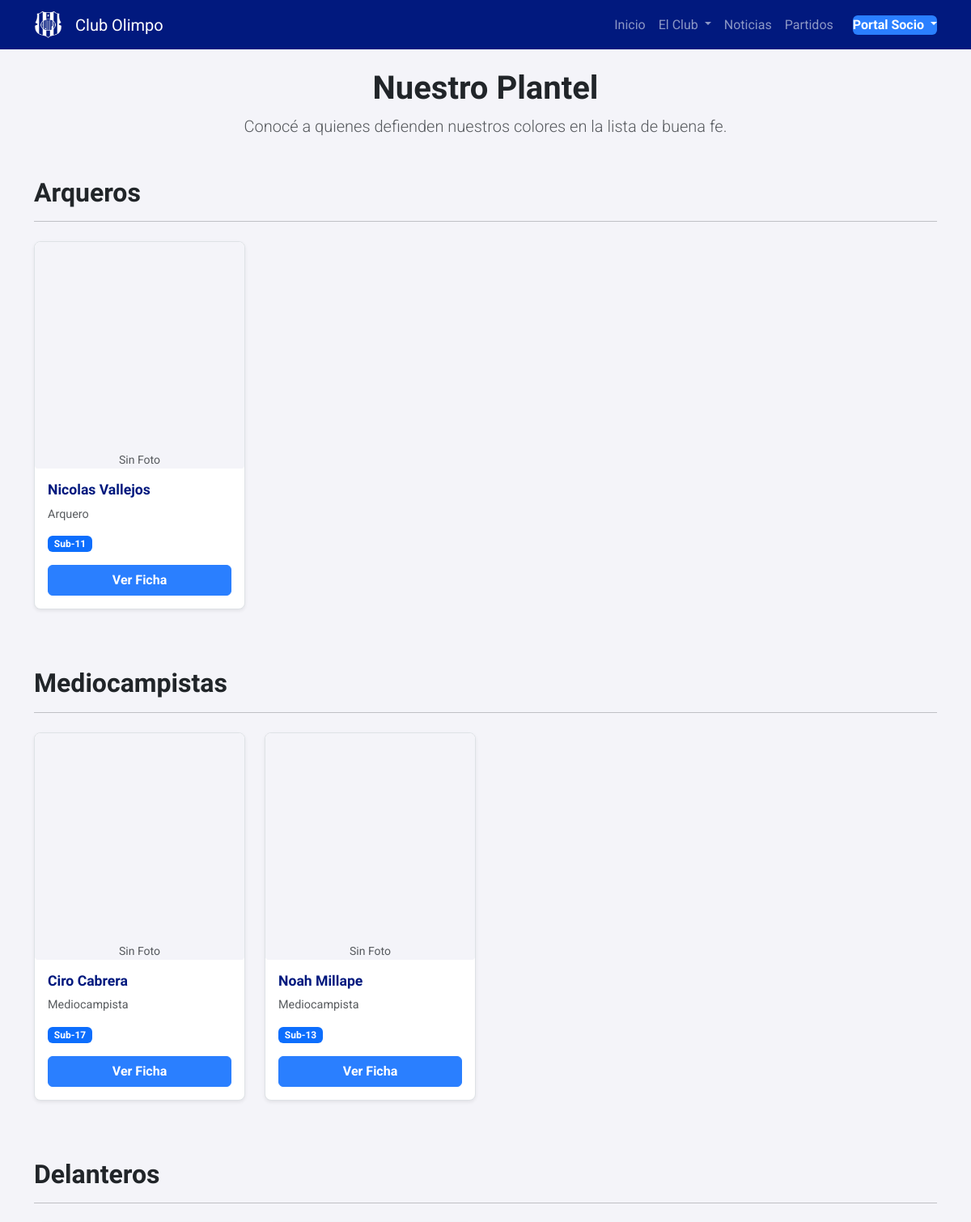
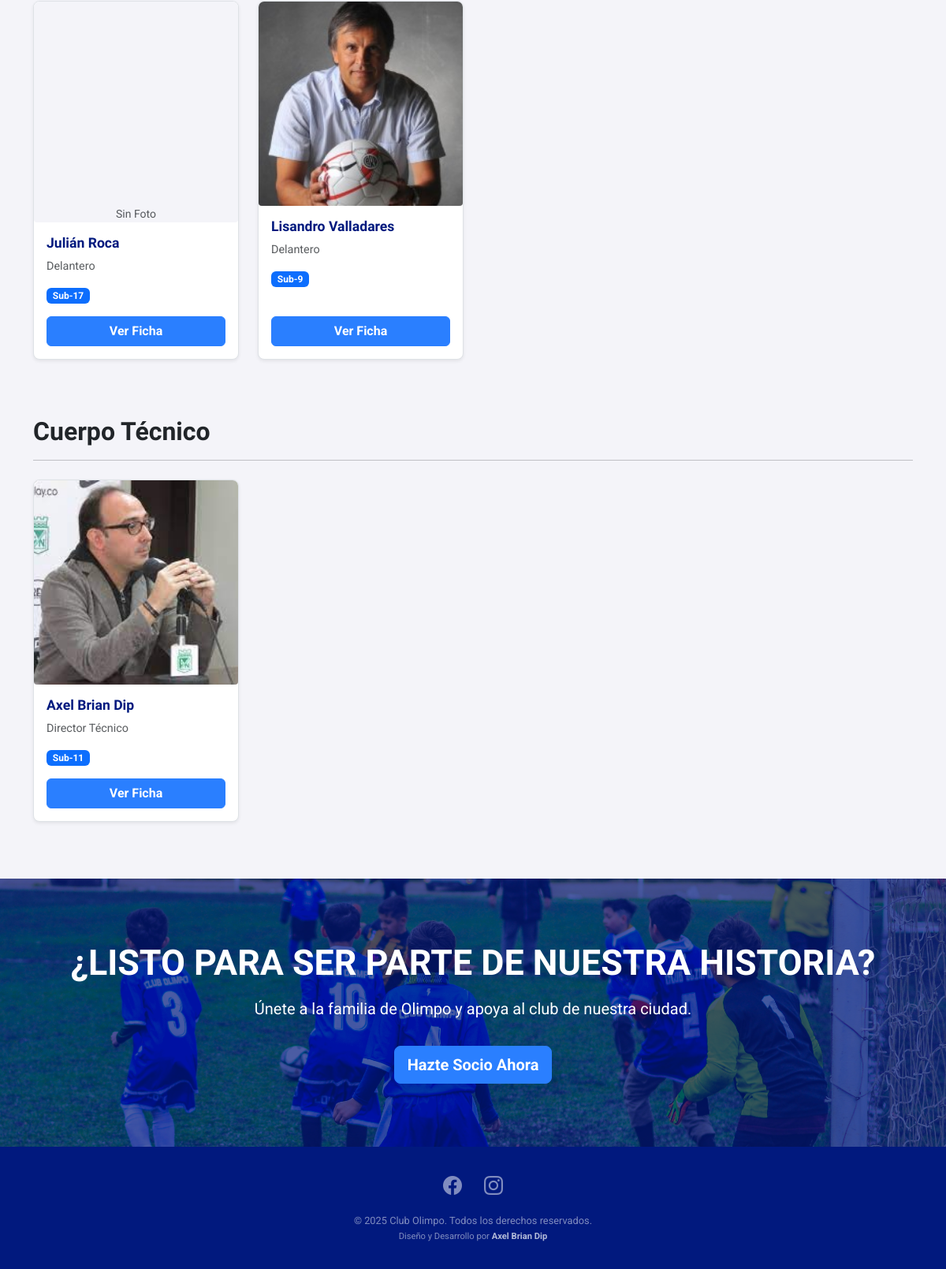
/members/plantel/, run on the app's committed database (2 pictures, top to bottom).
### members/models.py (models this page shows, shortened)
class Role(models.Model):
    class Function(models.TextChoices):
        JUGADOR = 'JUG', 'Jugador'
        STAFF = 'STA', 'Cuerpo Técnico'
        DIRIGENTE = 'DIR', 'Dirigente'
    profile = models.ForeignKey('Profile', on_delete=models.CASCADE, related_name='roles')
    function = models.CharField("Función", max_length=3, choices=Function.choices)
    category = models.ForeignKey(Category, on_delete=models.SET_NULL, null=True, blank=True, verbose_name="Categoría (si aplica)")
    specific_position = models.CharField("Cargo Específico", max_length=100, help_text="Ej: Delantero, Tesorero, Director Técnico")
    specific_position = models.ForeignKey(
        SpecificPosition,
        on_delete=models.PROTECT,
        verbose_name="Cargo Específico"
    )
    class Meta:
        verbose_name = "Rol"
        verbose_name_plural = "Roles"

class Profile(models.Model):
    user = models.OneToOneField(User, on_delete=models.CASCADE)
    member_id = models.PositiveIntegerField(
        "Número de Socio",
        unique=True,
        default=get_next_member_id,
        editable=False # Hacemos que no se pueda editar desde el admin
    )
    date_of_birth = models.DateField("Fecha de Nacimiento", null=True, blank=True)
    dni = models.CharField("DNI", max_length=20, blank=True)
    address = models.CharField("Dirección", max_length=255, blank=True)
    phone_number = models.CharField("Teléfono", max_length=50, blank=True)
    profile_photo = models.ImageField("Foto de Perfil", upload_to='profile_photos/', blank=True, null=True)
    extra_photo_1 = models.ImageField("Foto Extra 1 (opcional)", upload_to='extra_photos/', blank=True, null=True)
    extra_photo_2 = models.ImageField("Foto Extra 2 (opcional)", upload_to='extra_photos/', blank=True, null=True)
    dni_photo_front = models.ImageField("Foto DNI (Frente)", upload_to='dni_photos/', blank=True, null=True)
    dni_photo_back = models.ImageField("Foto DNI (Dorso)", upload_to='dni_photos/', blank=True, null=True)
    member_type = models.ForeignKey(MemberType, on_delete=models.SET_NULL, null=True, blank=True, verbose_name="Tipo de Socio")
    is_on_roster = models.BooleanField("En Lista Oficial (para jugadores)", default=False)
    is_exempt = models.BooleanField("Cuota Bonificada", default=False)

class SpecificPosition(models.Model):
    name = models.CharField("Nombre del Cargo", max_length=100, unique=True)
    class Meta:
        verbose_name = "Cargo Específico"
        verbose_name_plural = "Cargos Específicos"
        ordering = ['name']

class Category(models.Model):
    name = models.CharField("Nombre", max_length=100, unique=True)
    order = models.PositiveIntegerField("Orden", default=0, help_text="Menor número aparece primero")
    class Meta:
        verbose_name = "Categoría"
        verbose_name_plural = "Categorías"
        ordering = ['order', 'name']

### members/views.py (the view)
# urls.py: path('plantel/', views.player_list, name='player_list'),
def player_list(request):
    profiles_on_roster = Profile.objects.filter(is_on_roster=True)
    roles = Role.objects.filter(profile__in=profiles_on_roster).select_related('profile', 'category', 'specific_position')
    grouped_players = OrderedDict()
    position_map = OrderedDict([
        ('Arqueros', ['Arquero']),
        ('Defensores', ['Defensor']),
        ('Mediocampistas', ['Mediocampista']),
        ('Delanteros', ['Delantero']),
        ('Cuerpo Técnico', ['Director Técnico', 'Ayudante de Campo', 'Preparador Físico'])
    ])
    for group_title, positions_in_group in position_map.items():
        roles_in_group = [
            role for role in roles if role.specific_position.name in positions_in_group
        ]
        if roles_in_group:
            grouped_players[group_title] = sorted(roles_in_group, key=lambda r: r.profile.user.last_name)
    context = {'grouped_players': grouped_players}
    return render(request, 'members/player_list.html', context)

### members/templates/members/player_list.html (shortened to what this page needs)
{% extends 'base.html' %}
{% block content %}
<div class="text-center mb-5">
    <h1>Nuestro Plantel</h1>
    <p class="lead text-muted">Conocé a quienes defienden nuestros colores en la lista de buena fe.</p>
</div>
{% for group_title, roles_in_group in grouped_players.items %}
    <div class="position-group mb-5">
        <h2 class="position-title">{{ group_title }}</h2>
        <hr class="mb-4">
        <div class="row">
            {% for role in roles_in_group %}
                <div class="col-lg-3 col-md-4 mb-4">
                    <div class="card h-100 shadow-sm player-card">
                        <div class="player-card-img-wrapper">
                            {% if role.profile.profile_photo %}
                                <img src="{{ role.profile.profile_photo.url }}" class="card-img-top" alt="Foto de {{ role.profile.user.get_full_name }}">
                            {% else %}
                                <div class="d-flex align-items-center justify-content-center h-100"><small class="text-muted">Sin Foto</small></div>
                            {% endif %}
                        </div>
                        <div class="card-body d-flex flex-column">
                            <h5 class="card-title">{{ role.profile.user.get_full_name }}</h5>
                            <p class="card-text text-muted">{{ role.specific_position.name }}</p>
                            {% if role.category %}
                                <span class="badge bg-primary align-self-start mb-3">{{ role.category.name }}</span>
                            {% endif %}
                            <a href="{% url 'player_detail' role.profile.pk %}" class="btn btn-primary mt-auto">Ver Ficha</a>
                        </div>
                    </div>
                </div>
            {% endfor %}
        </div>
    </div>
{% empty %}
    <p class="text-center mt-5">No hay jugadores o cuerpo técnico en la lista oficial en este momento.</p>
{% endfor %}
{% endblock %}

### static/css/_variables.css (style rules this page uses)
:root { --primary-color: #01197e; --accent-color: #2a7fff; --light-gray-bg: #f4f4f9; --dark-text-color: #212529; --medium-gray-color: #6c757d; --font-headings: 'Oswald', sans-serif; --font-body: 'Roboto', sans-serif; }

### static/css/_base.css (style rules this page uses)
body { font-family: var(--font-body); background-color: var(--light-gray-bg); color: var(--dark-text-color); }
h1, h2, h3, h4, h5, h6 { font-family: var(--font-headings); font-weight: 700; }

### static/css/_components.css (style rules this page uses)
.btn-primary { background-color: var(--accent-color); border-color: var(--accent-color); color: #ffffff; font-weight: 700; }
.card { border-color: #dee2e6; }
.card-title { color: var(--primary-color); }
.card-text { color: var(--medium-gray-color); }

### static/css/_players.css (style rules this page uses)
.player-card { transition: transform 0.2s ease-in-out, box-shadow 0.2s ease-in-out; border-radius: 0.5rem; overflow: hidden; }
.player-card .card-title { font-size: 1.1rem; }
.player-card .card-text { font-size: 0.9rem; }
.player-card .badge { font-size: 0.75rem; }
.player-card-img-wrapper, .player-detail-photo { position: relative; width: 100%; overflow: hidden; background-color: var(--light-gray-bg); border-radius: .25rem; padding-top: 100%; }
.player-card-img-wrapper img, .player-detail-photo img { position: absolute; top: 0; left: 0; width: 100%; height: 100%; object-fit: cover; object-position: center; }

### data on the page
Role: group_title "Arqueros", shows "Sin Foto", profile.user.get_full_name "Nicolas Vallejos", specific_position.name "Arquero", category.name "Sub-11"
Role: group_title "Mediocampistas", shows "Sin Foto", profile.user.get_full_name "Ciro Cabrera", specific_position.name "Mediocampista", category.name "Sub-17"
Role: shows "Sin Foto", profile.user.get_full_name "Noah Millape", specific_position.name "Mediocampista", category.name "Sub-13"
Role: group_title "Delanteros", shows "Sin Foto", profile.user.get_full_name "Julián Roca", specific_position.name "Delantero", category.name "Sub-17"
Role: profile.profile_photo (picture), profile.user.get_full_name "Lisandro Valladares", specific_position.name "Delantero", category.name "Sub-9"
Role: group_title "Cuerpo Técnico", profile.profile_photo (picture), profile.user.get_full_name "Axel Brian Dip", specific_position.name "Director Técnico", category.name "Sub-11"
